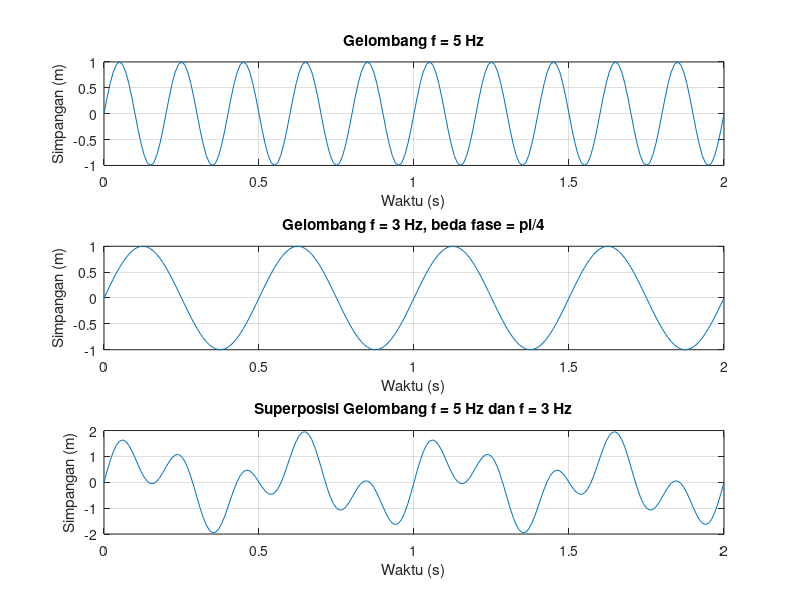

MATLAB code to generate this figure:
clear all
close
clc

t = 0:.01:2;

A1 = 1.0;
f1 = 5.0;
theta1 = 0.0;
y1 = A1 * sin(2*pi*f1*t + theta1);

A2 = 1.0;
f2 = 2.0;
theta2 = 0.0;
y2 = A2 * sin(2*pi*f2*t + theta2);

y3 = y1 + y2;

figure;

subplot(3,1,1);
plot(t,y1);
grid;
xlabel('Waktu (s)');
ylabel('Simpangan (m)');
title('Gelombang f = 5 Hz');

subplot(3,1,2);
plot(t,y2);
grid;
xlabel('Waktu (s)');
ylabel('Simpangan (m)');
title('Gelombang f = 3 Hz, beda fase = pi/4');

subplot(3,1,3);
plot(t,y3);
grid;
xlabel('Waktu (s)');
ylabel('Simpangan (m)');
title('Superposisi Gelombang f = 5 Hz dan f = 3 Hz');


